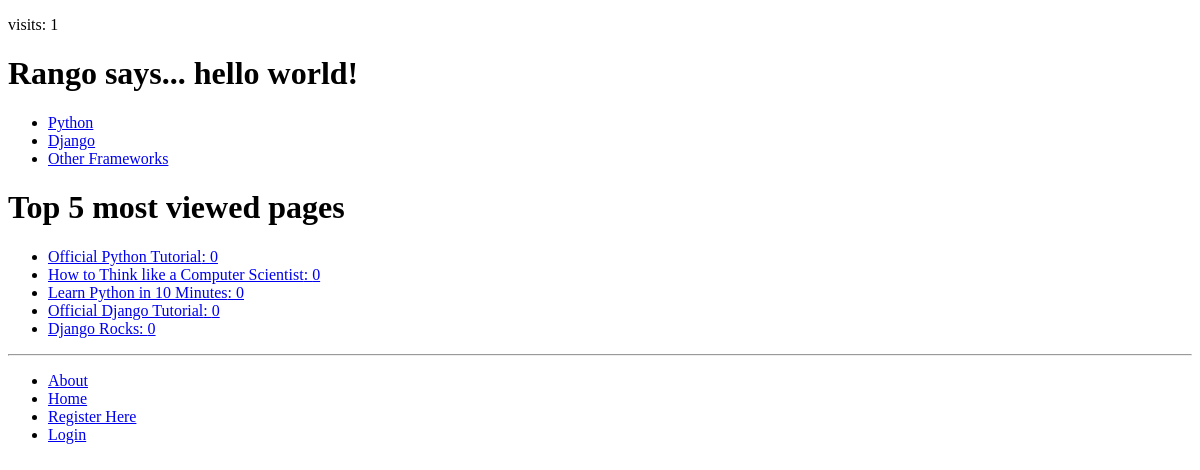
The app's page /rango/, older data.
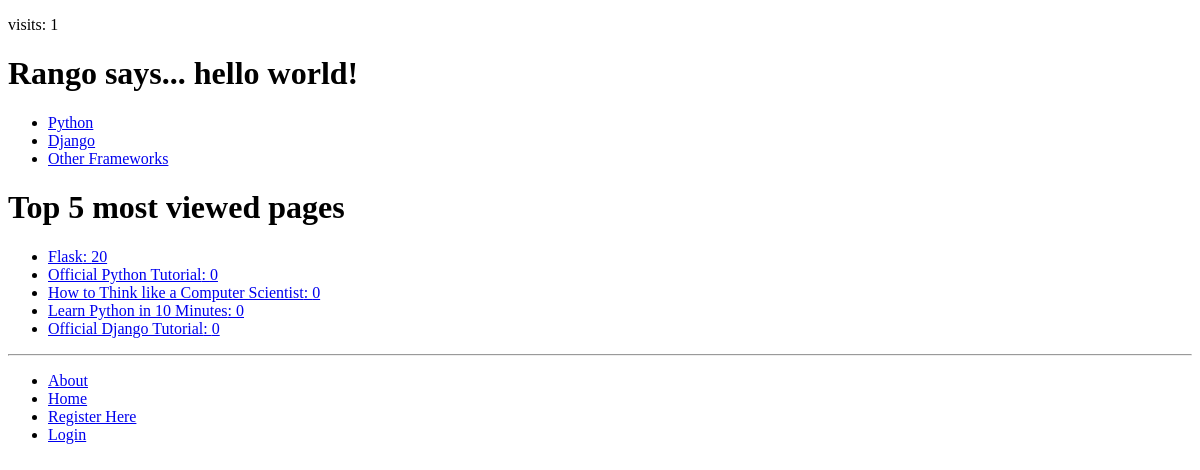
The same page, newer data.
### rango/models.py (models this page shows, shortened)
class Category(models.Model):
    name = models.CharField(max_length=128, unique=True)
    views = models.BigIntegerField(default=0)
    likes = models.IntegerField(default=0)
    slug = models.SlugField()
    class Meta:
        verbose_name_plural = "Categories"

class Page(models.Model):
    category = models.ForeignKey(Category)
    title = models.CharField(max_length=128)
    url = models.URLField()
    views = models.IntegerField(default=0)

### rango/views.py (the view)
# urls.py: urlpatterns = patterns('', url(r'^$', views.index, name='index'),
def index(request):
    category_list = Category.objects.order_by('-likes')[:5]
    page_list = Page.objects.order_by('-views')[:5]
    context_dict = {'categories': category_list,
                    'pages': page_list}
    visits = request.session.get('visits')
    if not visits:
        visits = 1
    reset_last_visit_time = False
    last_visit = request.session.get('last_visit')
    if last_visit:
        last_visit_time = datetime.strptime(last_visit[:-7], "%Y-%m-%d %H:%M:%S")
        if (datetime.now() - last_visit_time).seconds > 5:
            visits = visits + 1
            reset_last_visit_time = True
    else:
        reset_last_visit_time = True
    if reset_last_visit_time:
        request.session['last_visit'] = str(datetime.now())
        request.session['visits'] = visits
    context_dict['visits'] = visits
    response = render(request, 'rango/index.html', context_dict)
    return response

### templates/rango/index.html (shortened to what this page needs)
{% extends 'base.html' %}
{% load staticfiles %}
{% block body_block %}
        {% if user.is_authenticated %}
            <h1>Rango says... hello {{ user.username }}!</h1>
        {% else %}
        <h1>Rango says... hello world!</h1>
        {% endif %}
        {% if categories %}
            <ul>
                {% for category in categories %}
                <li><a href="{% url 'category' category.slug %}">{{ category.name }}</a></li>
                {% endfor %}
            </ul>
        {% else %}
            <strong> There are no categories present. </strong>
        {% endif %}
        <h1>Top 5 most viewed pages</h1>
        {% if pages %}
            <ul>
                {% for page in pages %}
                <li><a href="{{ page.url }}">{{ page.title }}: {{ page.views }}</a></li>
                {% endfor %}
            </ul>
        {% else %}
            <strong> There is no page! </strong>
        {% endif %}
{% endblock %}

Row changes from the older to the newer data that the page shows:
no longer on this page (row unchanged): Page: title "Django Rocks", views "0"
now on this page (row edited): Page: title "Flask", views "20"
